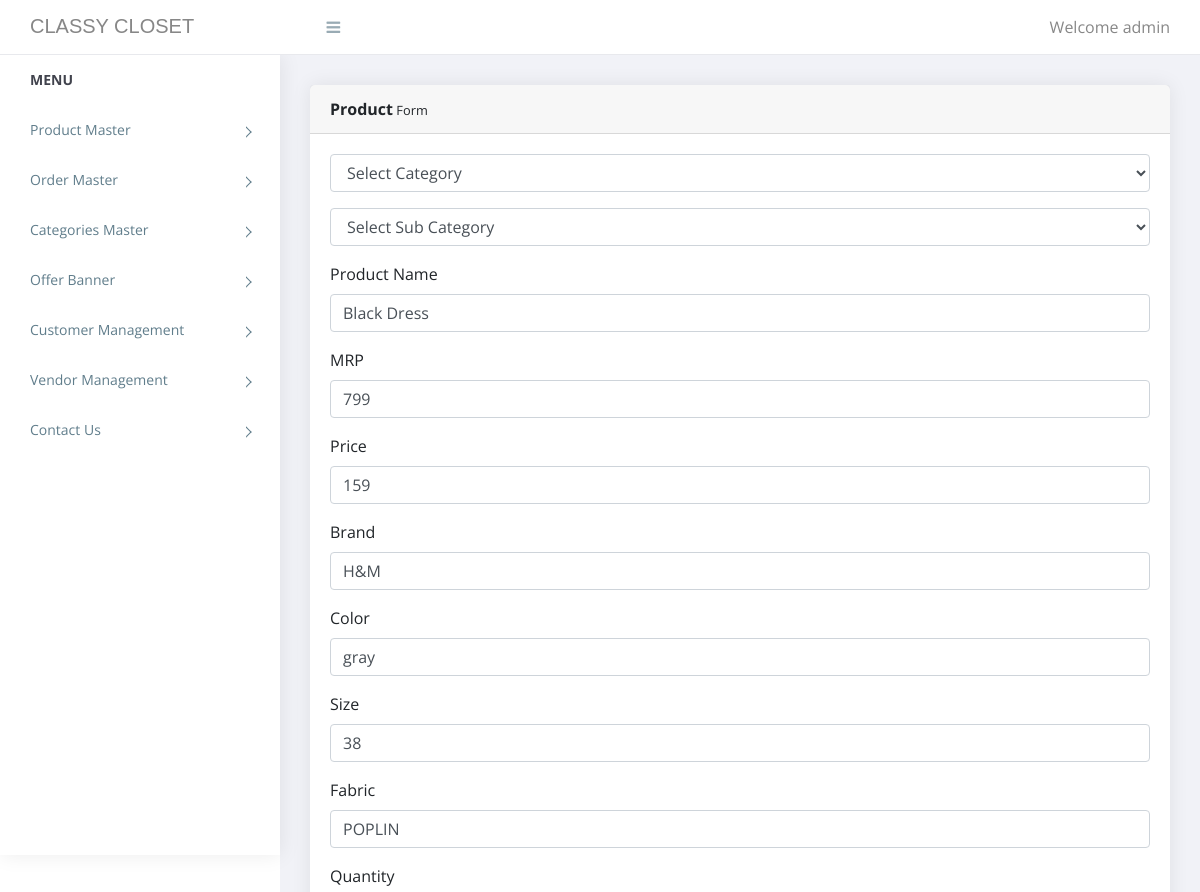
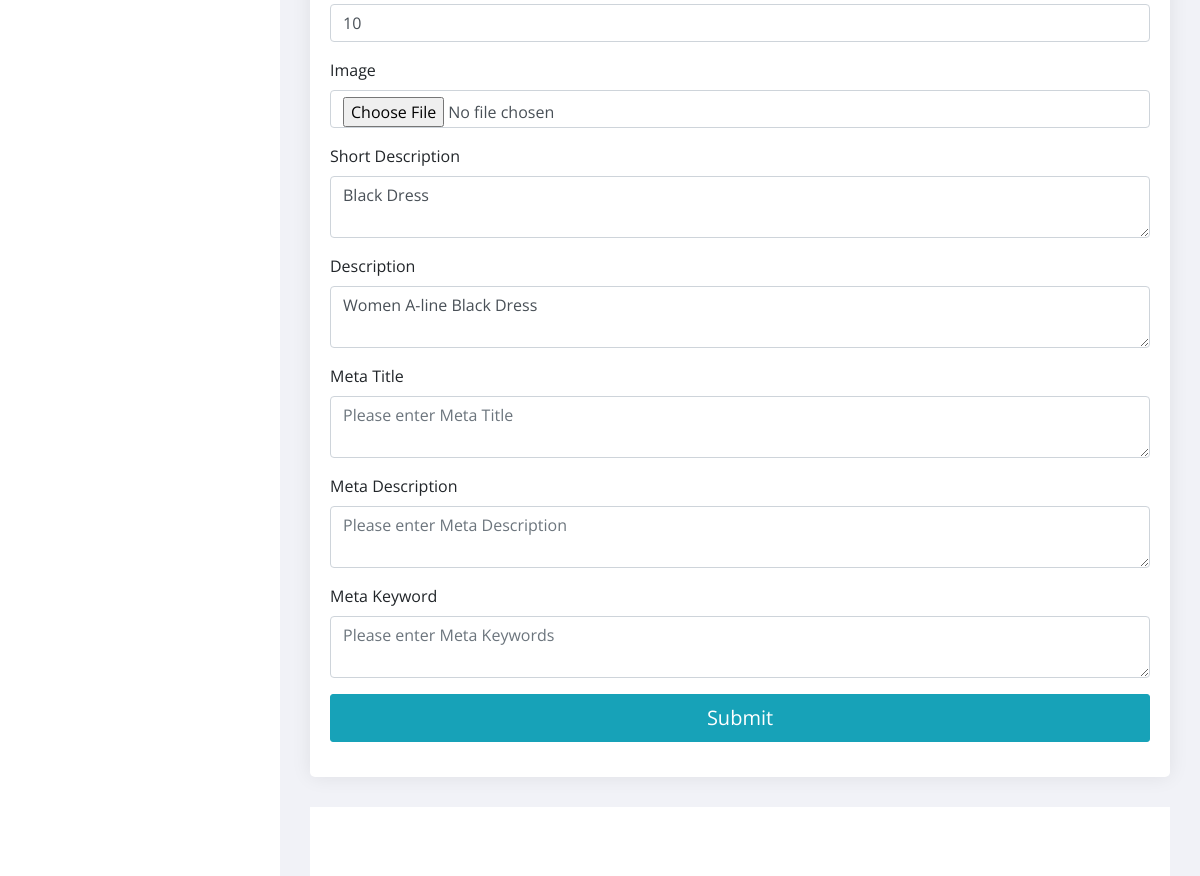
The app's page /admin/manage_product.php?id=24 (signed in) with its own data (2 pictures, top to bottom).
### tables this page shows
CREATE TABLE `product` (
  `id` int(11) NOT NULL,
  `categories_id` int(11) NOT NULL,
  `name` varchar(255) NOT NULL,
  `mrp` float NOT NULL,
  `price` float NOT NULL,
  `qty` int(11) NOT NULL,
  `image` varchar(255) NOT NULL,
  `brand` varchar(70) NOT NULL,
  `color` varchar(20) NOT NULL,
  `size` smallint(6) NOT NULL,
  `fabric` varchar(20) NOT NULL,
  `short_desc` varchar(2000) NOT NULL,
  `description` text NOT NULL,
  `meta_title` varchar(2000) NOT NULL,
  `meta_desc` varchar(2000) NOT NULL,
  `meta_keyword` varchar(2000) NOT NULL,
  `added_by` int(11) NOT NULL,
  `status` tinyint(4) NOT NULL
);

### admin/includes/functions.inc.php (called while the page is built, shortened)
<?php
function get_safe_value($con, $str)
{
    if ($str != '') {
        $str = trim($str);
        return mysqli_real_escape_string($con, $str);
    }
}
?>

### admin/manage_product.php (the view, shortened to what this page needs)
<?php
require('includes/top.inc.php');
$condition1 = '';
$name = '';
$mrp = '';
$price = '';
$brand = '';
$color = '';
$size = '';
$fabric = '';
$qty = '';
$short_desc = '';
$description = '';
$meta_title = '';
$meta_desc = '';
$meta_keyword = '';
$image_required = 'required';
if (isset($_GET['id']) && $_GET['id'] != '') {
    $image_required = '';
    $id = get_safe_value($con, $_GET['id']);
    $sql = "SELECT * FROM product WHERE id = '$id' $condition1";
    $res = mysqli_query($con, $sql);
    $check = mysqli_num_rows($res);
    if ($check > 0) {
        $row = mysqli_fetch_assoc($res);
        $name = $row['name'];
        $mrp = $row['mrp'];
        $price = $row['price'];
        $brand = $row['brand'];
        $color = $row['color'];
        $size = $row['size'];
        $fabric = $row['fabric'];
        $qty = $row['qty'];
        $short_desc = $row['short_desc'];
        $description = $row['description'];
        $meta_title = $row['meta_title'];
        $meta_desc = $row['meta_desc'];
        $meta_keyword = $row['meta_keyword'];
    }
}
?>
<div class="content pb-0">
    <div class="animated fadeIn">
        <div class="row">
            <div class="col-lg-12">
                <div class="card">
                    <div class="card-header"><strong>Product</strong><small> Form</small></div>
                    <form action="" method="post" enctype="multipart/form-data">
                        <div class="card-body card-block">
                            <div class="form-group">
                                <select id="sid" class="form-control">
                                    <option>Select Category</option>
                                </select>
                            </div>
                            <div class="form-group">
                                <select name="categories_id" class="form-control" id="sub_cat">
                                    <option>Select Sub Category</option>
                                </select>
                            </div>
                            <div class="form-group">
                                <label for="categories" class="form-control-label">Product Name</label>
                                <input type="text" name="name" placeholder="Enter Product name" value="<?php echo $name ?>" class="form-control" required>
                            </div>
                            <div class="form-group">
                                <label for="categories" class="form-control-label">MRP</label>
                                <input type="text" name="mrp" placeholder="Enter Product MRP" value="<?php echo $mrp ?>" class="form-control" required>
                            </div>
                            <div class="form-group">
                                <label for="categories" class="form-control-label">Price</label>
                                <input type="text" name="price" placeholder="Enter Product Price" value="<?php echo $price ?>" class="form-control" required>
                            </div>
                            <div class="form-group">
                                <label for="categories" class="form-control-label">Brand</label>
                                <input type="text" name="brand" placeholder="Enter Brand Name" value="<?php echo $brand ?>" class="form-control" required>
                            </div>
                            <div class="form-group">
                                <label for="categories" class="form-control-label">Color</label>
                                <input type="text" name="color" placeholder="Enter Color" value="<?php echo $color ?>" class="form-control" required>
                            </div>
                            <div class="form-group">
                                <label for="categories" class="form-control-label">Size</label>
                                <input type="text" name="size" placeholder="Enter Product Size" value="<?php echo $size ?>" class="form-control" required>
                            </div>
                            <div class="form-group">
                                <label for="categories" class="form-control-label">Fabric</label>
                                <input type="text" name="fabric" placeholder="Enter Cloth Fabric" value="<?php echo $fabric ?>" class="form-control" required>
                            </div>
                            <div class="form-group">
                                <label for="categories" class="form-control-label">Quantity</label>
                                <input type="text" name="qty" placeholder="Qty" value="<?php echo $qty ?>" class="form-control" required>
                            </div>
                            <div class="form-group">
                                <label for="image" class="form-control-label">Image</label>
                                <input type="file" name="image" class="form-control" <?php echo $image_required ?>>
                            </div>
                            <div class="form-group">
                                <label for="categories" class="form-control-label">Short Description</label>
                                <textarea name="short_desc" placeholder="Please enter short Product Description" class="form-control" required><?php echo $short_desc ?></textarea>
                            </div>
                            <div class="form-group">
                                <label for="categories" class="form-control-label">Description</label>
                                <textarea name="description" placeholder="Please enter Product Description" class="form-control" required><?php echo $description ?></textarea>
                            </div>
                            <div class="form-group">
                                <label for="categories" class="form-control-label">Meta Title</label>
                                <textarea name="meta_title" placeholder="Please enter Meta Title" class="form-control"><?php echo $meta_title ?></textarea>
                            </div>
                            <div class="form-group">
                                <label for="categories" class="form-control-label">Meta Description</label>
                                <textarea name="meta_desc" placeholder="Please enter Meta Description" class="form-control"><?php echo $meta_desc ?></textarea>
                            </div>
                            <div class="form-group">
                                <label for="categories" class="form-control-label">Meta Keyword</label>
                                <textarea name="meta_keyword" placeholder="Please enter Meta Keywords" class="form-control"><?php echo $meta_keyword ?></textarea>
                            </div>
                            <button type="submit" name="submit" class="btn btn-lg btn-info btn-block">
                                <span id="payment-button-amount">Submit</span>
                            </button>
                        </div>
                    </form>
                </div>
            </div>
        </div>
    </div>
</div>
<?php
require('includes/footer.inc.php');
?>

### admin/assets/css/style.css (style rules this page uses)
body { display: table; font-family: open sans, sans-serif; font-size: 16px; width: 100% }
a, button { text-decoration: none; outline: none !important; color: #878787; -webkit-transition: all .25s ease; transition: all .25s ease }
.pb-0 { padding-bottom: 0 }
.btn, button, input, textarea { -webkit-box-shadow: none; box-shadow: none; outline: 0 !important }
.btn { border-radius: 3px }
.content { float: left; padding: 1.875em; width: 100% }
.card { margin-bottom: 1.875em; border-radius: 5px; padding: 0; border: 0 solid transparent; -webkit-box-shadow: 0 0 20px rgba(0, 0, 0, .08); box-shadow: 0 0 20px rgba(0, 0, 0, .08) }
.card .card-body { float: left; padding: 1.25em; position: relative; width: 100% }
.btn, .button { display: inline-block; font-weight: 400; text-align: center; white-space: nowrap; vertical-align: middle; -webkit-transition: all .15s ease-in-out; transition: all .15s ease-in-out; border-radius: 3; cursor: pointer }
@media (max-width:1368px) { .card-body { padding: 15px } }

### records on screen
product: name "Black Dress", mrp "799", price "159", brand "H&M", color "gray", size "38", fabric "POPLIN", qty "10", short_desc "Black Dress", description "Women A-line Black Dress"

### other values on screen
$_SESSION['ADMIN_USERNAME'] "admin"
